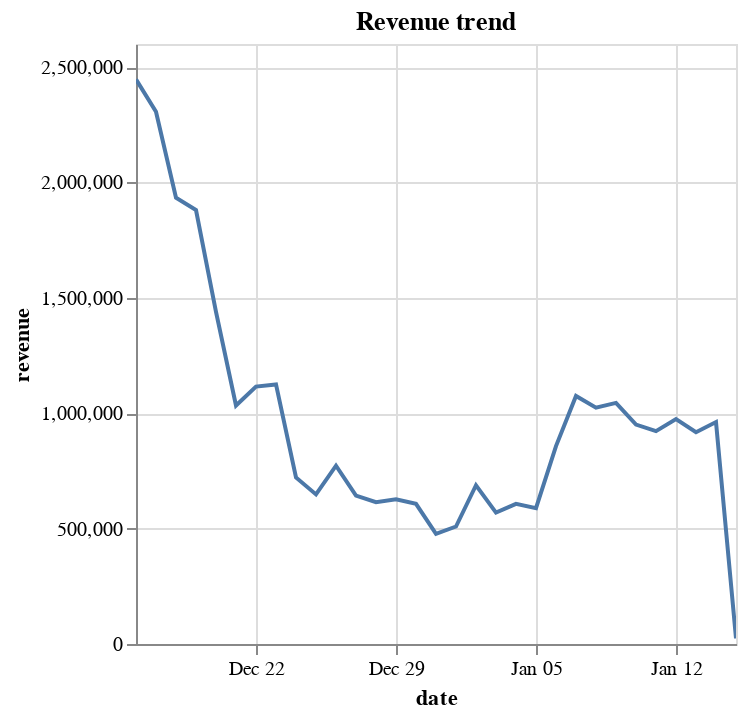

This figure's notebook cell:
### Code cell
df_campaigns.group_by("date").agg([pl.sum("revenue")]).plot.line(x="date", y="revenue").properties(title="Revenue trend")

### Figure 1 — Vega-Lite specification as saved in the notebook (floating-point values rounded to 4 significant figures)
{"config": {"view": {"continuousWidth": 300, "continuousHeight": 300}}, "data": {"name": "data-0965f4442b9803172430784639356f60"}, "mark": {"type": "line", "tooltip": true}, "encoding": {"x": {"field": "date", "type": "temporal"}, "y": {"field": "revenue", "type": "quantitative"}}, "params": [{"name": "param_4", "select": {"type": "interval", "encodings": ["x", "y"]}, "bind": "scales"}], "title": "Revenue trend", "$schema": "https://vega.github.io/schema/vega-lite/v5.20.1.json", "datasets": {"data-0965f4442b9803172430784639356f60": [{"date": "2024-12-29T00:00:00", "revenue": 627000.0}, {"date": "2025-01-06T00:00:00", "revenue": 857600.0}, {"date": "2025-01-09T00:00:00", "revenue": 1045000.0}, {"date": "2024-12-26T00:00:00", "revenue": 772500.0}, {"date": "2024-12-17T00:00:00", "revenue": 2307000.0}, {"date": "2025-01-13T00:00:00", "revenue": 917700.0}, {"date": "2024-12-23T00:00:00", "revenue": 1125000.0}, {"date": "2025-01-03T00:00:00", "revenue": 569300.0}, {"date": "2024-12-19T00:00:00", "revenue": 1880000.0}, {"date": "2024-12-18T00:00:00", "revenue": 1934000.0}, {"date": "2025-01-14T00:00:00", "revenue": 961700.0}, {"date": "2024-12-25T00:00:00", "revenue": 648200.0}, {"date": "2024-12-28T00:00:00", "revenue": 614300.0}, {"date": "2025-01-11T00:00:00", "revenue": 922400.0}, {"date": "2025-01-08T00:00:00", "revenue": 1024000.0}, {"date": "2024-12-27T00:00:00", "revenue": 643100.0}, {"date": "2025-01-15T00:00:00", "revenue": 24100.0}, {"date": "2025-01-04T00:00:00", "revenue": 607400.0}, {"date": "2024-12-24T00:00:00", "revenue": 721900.0}, {"date": "2025-01-10T00:00:00", "revenue": 950800.0}, {"date": "2024-12-21T00:00:00", "revenue": 1033000.0}, {"date": "2025-01-07T00:00:00", "revenue": 1075000.0}, {"date": "2024-12-16T00:00:00", "revenue": 2447000.0}, {"date": "2024-12-20T00:00:00", "revenue": 1440000.0}, {"date": "2024-12-22T00:00:00", "revenue": 1116000.0}, {"date": "2024-12-30T00:00:00", "revenue": 607400.0}, {"date": "2025-01-12T00:00:00", "revenue": 975000.0}, {"date": "2025-01-02T00:00:00", "revenue": 687900.0}, {"date": "2025-01-01T00:00:00", "revenue": 509100.0}, {"date": "2024-12-31T00:00:00", "revenue": 476900.0}, {"date": "2025-01-05T00:00:00", "revenue": 588900.0}]}}
